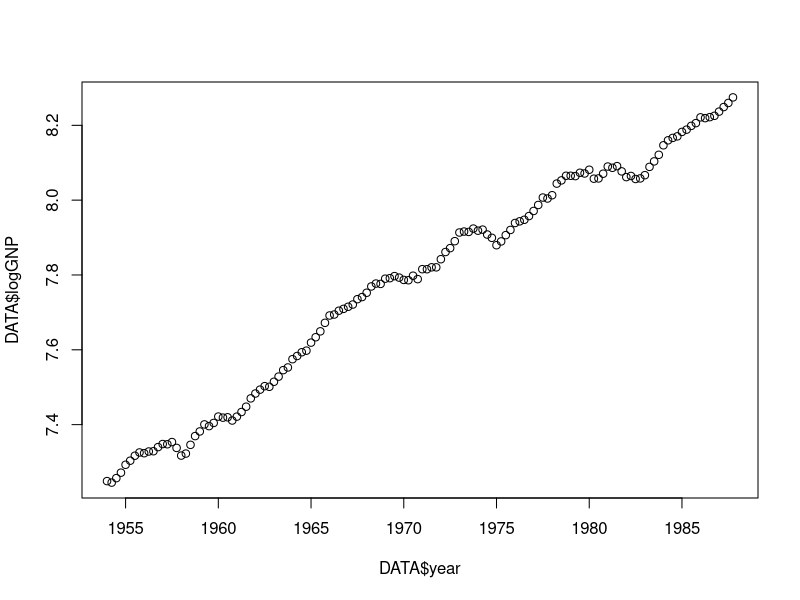
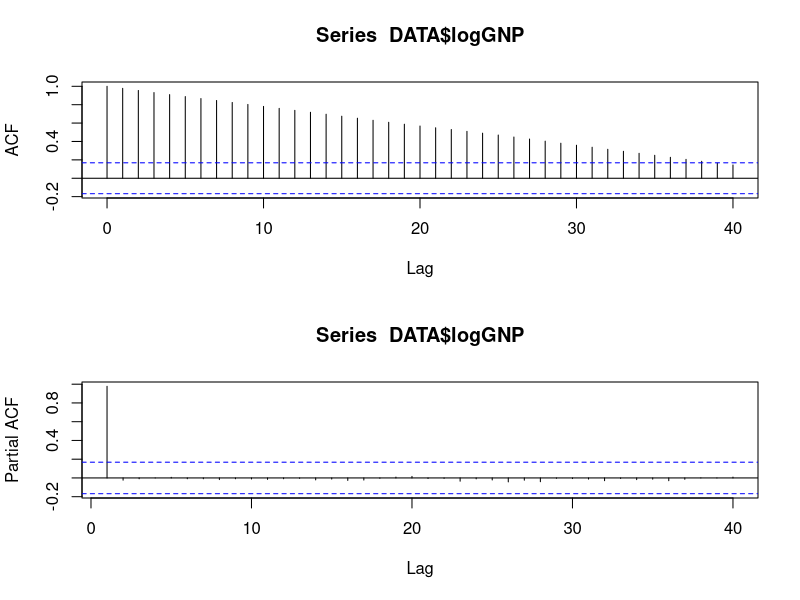
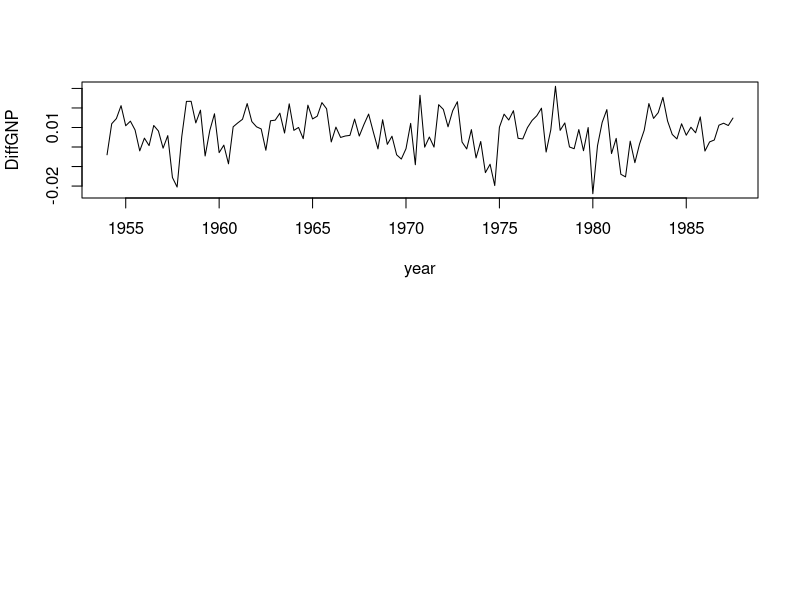
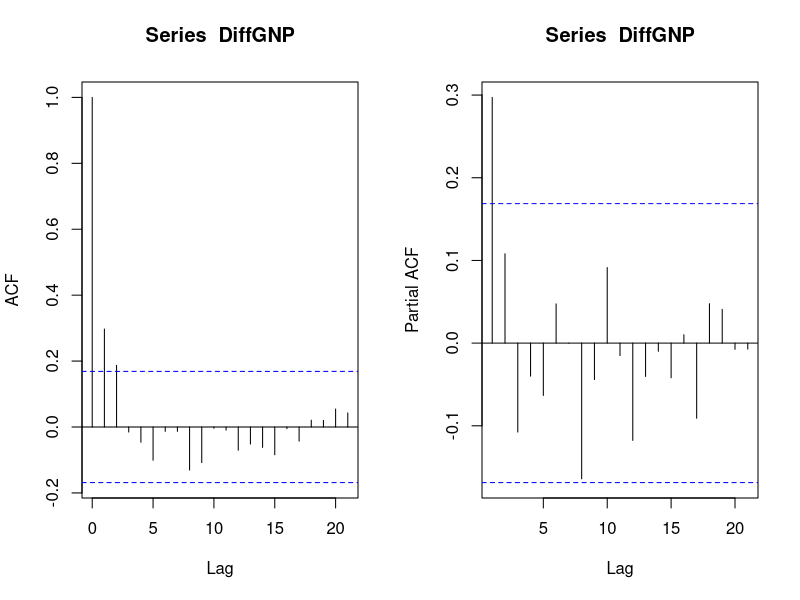
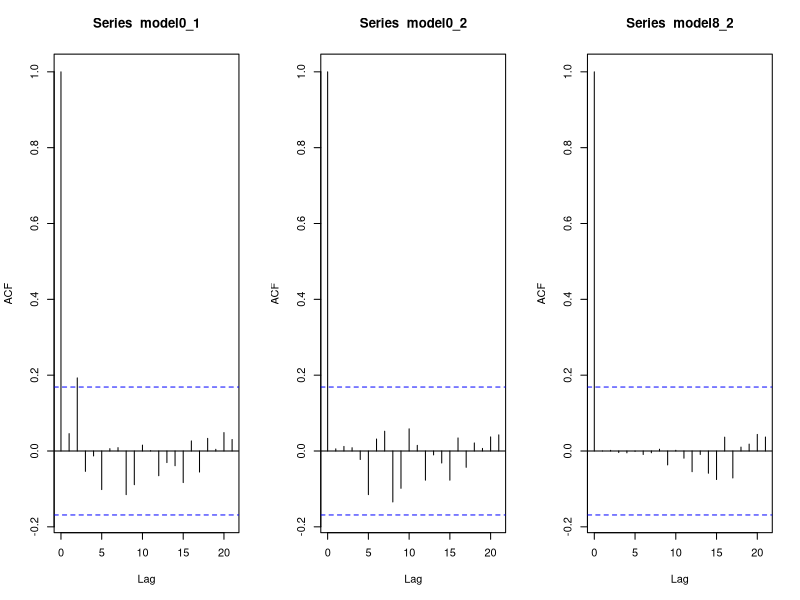
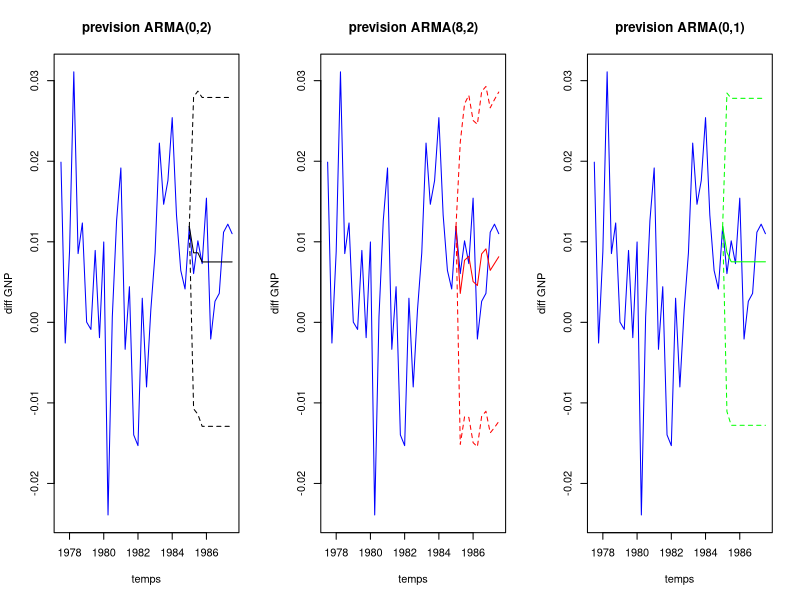
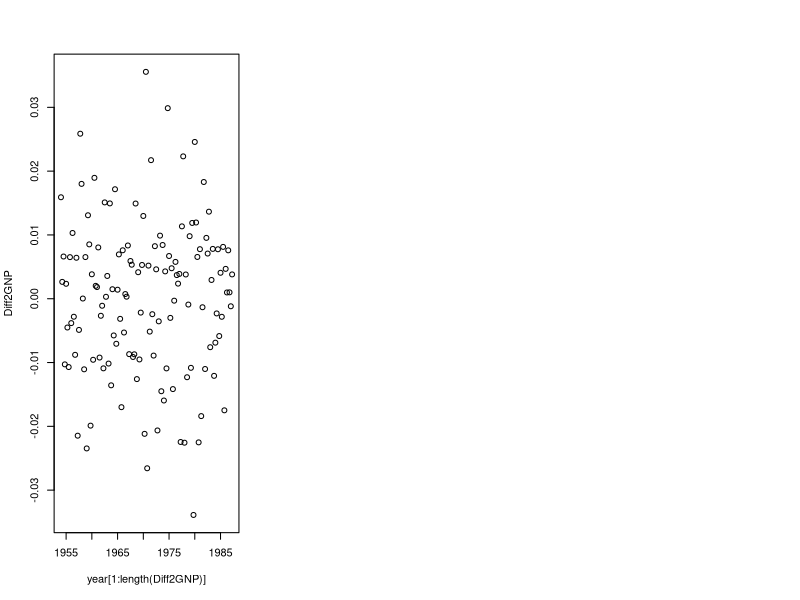

Write R code to recreate these figures, in order.
## ---- chunk 1
knitr::opts_chunk$set(echo = TRUE)
## ---- chunk 2
setwd("D:/Documents/A2/Data/TP6_Analysis")
library(tseries)
data(USeconomic)
logGNP = as.vector(USeconomic[,2])
year = seq(1954,1987.75,0.25)
DATA = data.frame(year,logGNP)
plot(DATA$year, DATA$logGNP)
## ---- chunk 3
par(mfrow= c(2,1))
acf = acf(DATA$logGNP, 40)
pacf(DATA$logGNP,40)
## ---- chunk 4
Box.test(DATA$logGNP)
## ---- chunk 5
DiffGNP = diff(DATA$logGNP)
plot(DATA$year[1:length(DiffGNP)],DiffGNP,xlab="year", type ="l")
  
## ---- chunk 6
t.test(DiffGNP)
## ---- chunk 7
par(mfrow= c(1,2))
acf(DiffGNP)
pacf(DiffGNP)
## ---- chunk 8
#c(p,0,q)
print("---------------0,1---------------")
arima(DiffGNP,c(0,0,1))[5:6]
print("---------------8,1---------------")
arima(DiffGNP,c(8,0,1))[5:6]
print("---------------0,2---------------")
arima(DiffGNP,c(0,0,2))[5:6]
print("---------------8,2---------------")
arima(DiffGNP,c(8,0,2))[5:6]

## ---- chunk 9
#little p rejects null hypothesis
model0_1 = arima(DiffGNP,c(0,0,1))$residual
model0_2 = arima(DiffGNP,c(0,0,2))$residual
model8_2 = arima(DiffGNP,c(8,0,2))$residual

print("---------------0,1---------------")
Box.test(model0_1)
shapiro.test(model0_1)
print("---------------0,2---------------")
Box.test(model0_2)
shapiro.test(model0_2)
print("---------------8,2---------------")
Box.test(model8_2)
shapiro.test(model8_2)

## ---- chunk 10
par(mfrow= c(1,3))

acf(model0_1)

acf(model0_2)

acf(model8_2)


## ---- chunk 11
n <- 10
T=length(DiffGNP)
index <- 1:(T - n - 1)
res01 <- predict(arima(DiffGNP[index], c(0, 0, 1)), n)
res02 <- predict(arima(DiffGNP[index], c(0, 0, 2)), n)
res82 <- predict(arima(DiffGNP[index], c(8, 0, 2)), n)

plot(year[(T - 4 * n):T], DiffGNP[(T - 4 * n):T - 1], main = "prevision ARMA(0,2)", t = "l", col = "blue", xlab = "temps", ylab = "diff GNP")
lines(year[(T - n):T], c(DiffGNP[T - n - 1], res02$pred))
lines(year[(T - n):T], c(DiffGNP[T - n - 1], res02$pred) + c(0,res02$se) * 1.96, lty = 2)
lines(year[(T - n):T], c(DiffGNP[T - n - 1], res02$pred) - c(0,res02$se) * 1.96, lty = 2)
plot(year[(T - 4 * n):T], DiffGNP[(T - 4 * n):T - 1], main = "prevision ARMA(8,2)",t = "l", col = "blue", xlab = "temps", ylab = "diff GNP")
lines(year[(T - n):T], c(DiffGNP[T - n - 1], res82$pred), col = "red")
lines(year[(T - n):T], c(DiffGNP[T - n - 1], res82$pred) + c(0,res82$se) * 1.96, lty = 2, col = "red")
lines(year[(T - n):T], c(DiffGNP[T - n - 1], res82$pred) - c(0,res82$se) * 1.96, lty = 2, col = "red")
plot(year[(T - 4 * n):T], DiffGNP[(T - 4 * n):T - 1], main = "prevision ARMA(0,1)",t = "l", col = "blue", xlab = "temps", ylab = "diff GNP")
lines(year[(T - n):T], c(DiffGNP[T - n - 1], res01$pred), col = "green")
lines(year[(T - n):T], c(DiffGNP[T - n - 1], res01$pred) + c(0,res01$se) * 1.96, lty = 2, col = "green")
lines(year[(T - n):T], c(DiffGNP[T - n - 1], res01$pred) - c(0,res01$se) * 1.96, lty = 2, col = "green")
## ---- chunk 12
Diff2GNP = diff(DiffGNP)
plot(year[1:length(Diff2GNP)],Diff2GNP)
